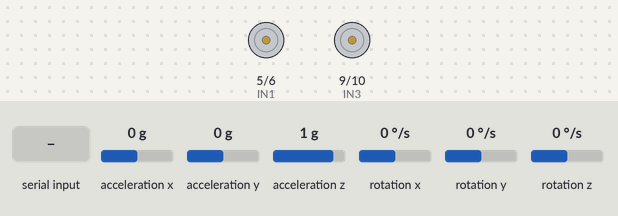
Simulated run of this sketch. Board: Arduino Uno, built with avr-gcc and run on an emulated ATmega328P. Parts: motor-driver pin pairs drawn as motors (green arrow = first pin HIGH = forward, orange = second pin HIGH = backward, longer = more drive, scaled by the enable pin). The test bench sets the inputs (shaded band); at power-on: rotation z 0 °/s, acceleration x 0 g, acceleration y 0 g, acceleration z 1 g, rotation x 0 °/s, rotation y 0 °/s. What the sketch prints to the serial monitor is not drawn.

Above: at 1.2 s.
1.3 s: "F" received over Serial
At 2.5 s:
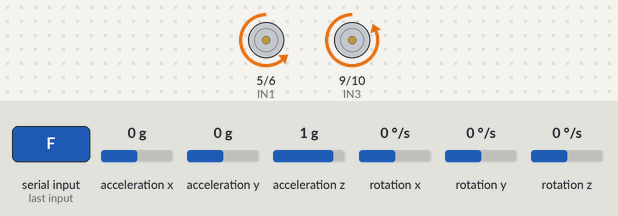
2.8 s: rotation z set to 100 °/s
5.1 s: rotation z set to -100 °/s
At 7.9 s:
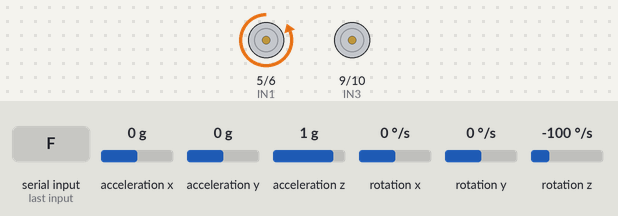
8.1 s: "B" received over Serial
At 9.3 s:
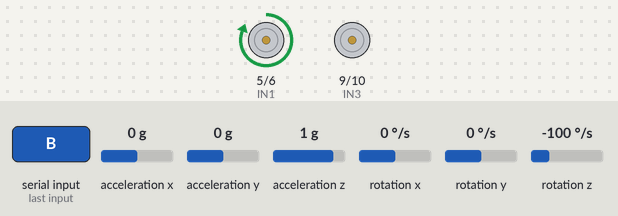
9.6 s: "L" received over Serial
At 10.8 s:
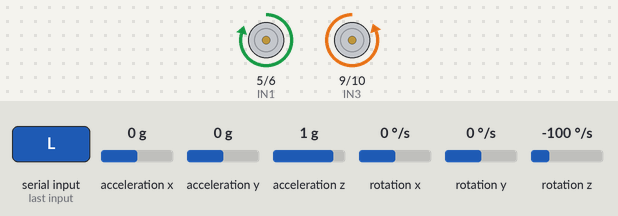
11.1 s: "R" received over Serial
At 12.3 s:
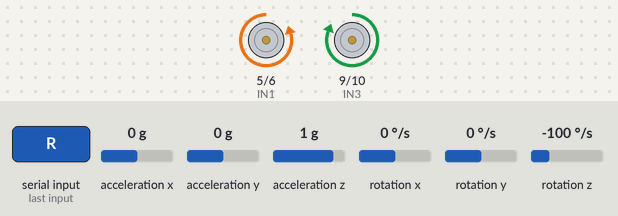
Timing chart, 0 to 13.6 s (numbered marks = the images above; inputs shaded):
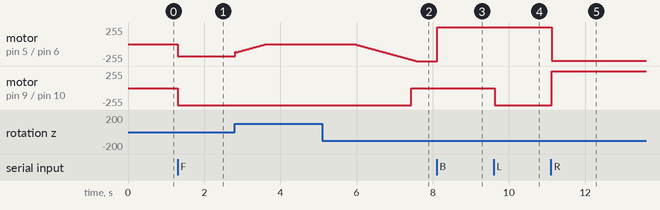

Measured:
- after the input at 1.3 s, motor on pin 5 (IN1) / pin 6 (IN2): stopped → backward 180/255 at once; motor on pin 9 (IN3) / pin 10 (IN4): stopped → backward 255/255 at once
- after the input at 5.1 s, motor on pin 5 (IN1) / pin 6 (IN2): moves from stopped to backward 255/255 over 1.6 s, starting after 0.86 s; motor on pin 9 (IN3) / pin 10 (IN4): backward 255/255 → stopped after 2.3 s
- after the input at 8.1 s, motor on pin 5 (IN1) / pin 6 (IN2): backward 255/255 → forward 255/255 at once
- after the input at 9.6 s, motor on pin 5 (IN1) / pin 6 (IN2): forward 255/255 → forward 250/255 at once; motor on pin 9 (IN3) / pin 10 (IN4): stopped → backward 255/255 at once
- after the input at 11.1 s, motor on pin 5 (IN1) / pin 6 (IN2): forward 250/255 → backward 250/255 at once; motor on pin 9 (IN3) / pin 10 (IN4): backward 255/255 → forward 255/255 at once

The sketch:

smart_car_pid_control.ino
```cpp
#include <Wire.h>
#include <MPU6050.h>

// MPU6050 object
MPU6050 mpu;

// Motor pins (L298N)
#define IN1 5
#define IN2 6
#define IN3 9
#define IN4 10
#define ENA 3
#define ENB 4

// PID constants — tune as needed
float Kp = 0.5, Ki = 0.05, Kd = 0.1;
float previousError = 0, integral = 0;

// Base motor speed
int baseSpeed = 180; // range: 0–255

// Control mode
char currentCommand = 'S';

void setup() {
  Serial.begin(9600);

  Wire.begin();
  mpu.initialize();

  if (!mpu.testConnection()) {
    Serial.println("MPU6050 connection failed!");
    while (1);
  }

  // Motor pins setup
  pinMode(IN1, OUTPUT); pinMode(IN2, OUTPUT);
  pinMode(IN3, OUTPUT); pinMode(IN4, OUTPUT);
  pinMode(ENA, OUTPUT); pinMode(ENB, OUTPUT);

  stopMotors();
  Serial.println("Ready.");
}

void loop() {
  // Read incoming command from Pi
  if (Serial.available()) {
    char cmd = Serial.read();
    if (cmd == 'F' || cmd == 'B' || cmd == 'L' || cmd == 'R' || cmd == 'S') {
      currentCommand = cmd;
    }
  }

  if (currentCommand == 'S') {
    stopMotors();
    return;
  }

  // Get yaw rate (gyro Z)
  int16_t gx, gy, gz;
  mpu.getRotation(&gx, &gy, &gz);
  float yawRate = gz / 131.0; // in degrees/sec

  // Compute PID correction
  float targetYaw = 0.0; // desired yaw = 0 (go straight)
  float error = targetYaw - yawRate;
  integral += error;
  float derivative = error - previousError;
  float output = Kp * error + Ki * integral + Kd * derivative;
  previousError = error;

  int speedLeft = constrain(baseSpeed + output, 0, 255);
  int speedRight = constrain(baseSpeed - output, 0, 255);

  // Handle motor direction
  switch (currentCommand) {
    case 'F':
      moveForward(speedLeft, speedRight);
      break;
    case 'B':
      moveBackward(speedLeft, speedRight);
      break;
    case 'L':
      turnLeft();
      break;
    case 'R':
      turnRight();
      break;
  }

  delay(30); // control loop delay
}

void moveForward(int leftSpeed, int rightSpeed) {
  digitalWrite(IN1, LOW); digitalWrite(IN2, HIGH);   // Left forward
  digitalWrite(IN3, LOW); digitalWrite(IN4, HIGH);   // Right forward
  analogWrite(ENA, leftSpeed);
  analogWrite(ENB, rightSpeed);
}

void moveBackward(int leftSpeed, int rightSpeed) {
  digitalWrite(IN1, HIGH); digitalWrite(IN2, LOW);   // Left backward
  digitalWrite(IN3, HIGH); digitalWrite(IN4, LOW);   // Right backward
  analogWrite(ENA, leftSpeed);
  analogWrite(ENB, rightSpeed);
}

void turnLeft() {
  digitalWrite(IN1, HIGH); digitalWrite(IN2, LOW);   // Left backward
  digitalWrite(IN3, LOW); digitalWrite(IN4, HIGH);   // Right forward
  analogWrite(ENA, baseSpeed);
  analogWrite(ENB, baseSpeed);
}

void turnRight() {
  digitalWrite(IN1, LOW); digitalWrite(IN2, HIGH);   // Left forward
  digitalWrite(IN3, HIGH); digitalWrite(IN4, LOW);   // Right backward
  analogWrite(ENA, baseSpeed);
  analogWrite(ENB, baseSpeed);
}

void stopMotors() {
  analogWrite(ENA, 0);
  analogWrite(ENB, 0);
}
```
